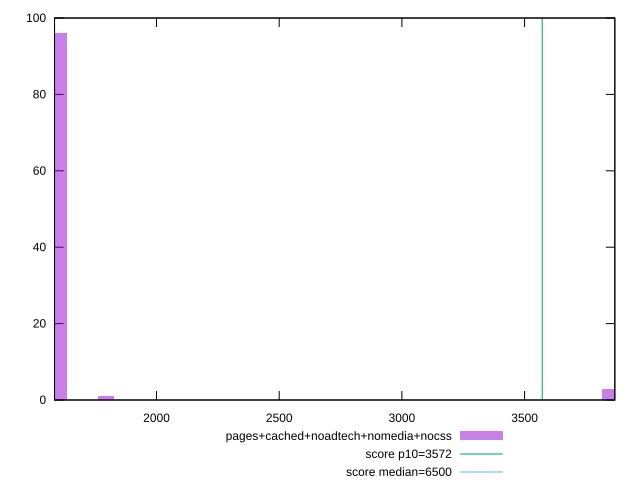

Generate this figure with gnuplot:
reset

$pagesCachedNoadtechNomediaNocss <<EOF
1794.8374803320298 1
1602.5334645821695 96
3846.0803149972066 3
EOF

set key outside below
set boxwidth 64.10133858328678
set xrange [1584.4194:3867.7709999999997]
set yrange [0:100]
set trange [0:100]
set style fill transparent solid 0.5 noborder

set parametric
set terminal svg size 640, 490 enhanced background rgb 'white'
set output "report_00018_2021-02-10T15-25-16.877Z/first-cpu-idle/comparison/histogram/4_vs_5.svg"

plot $pagesCachedNoadtechNomediaNocss title "pages+cached+noadtech+nomedia+nocss" with boxes, \
     3572,t title "score p10=3572", \
     6500,t title "score median=6500"

reset
